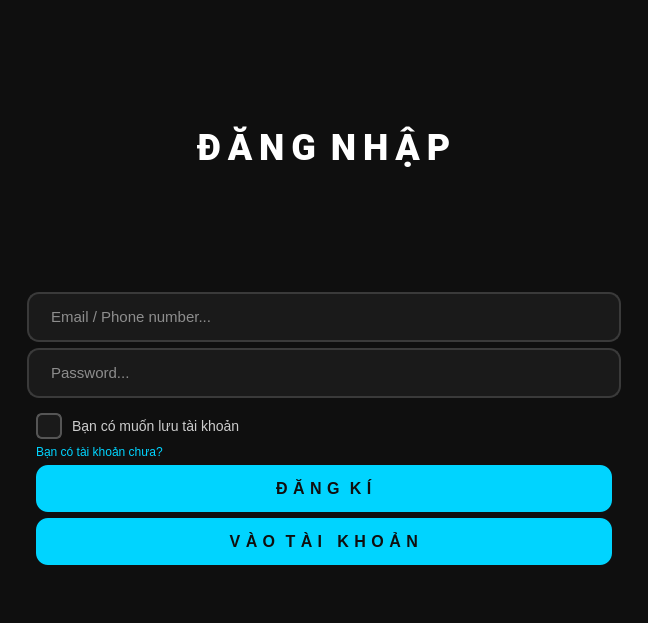
<?xml version="1.0" encoding="UTF-8"?>
<ui version="4.0">
 <class>MainWindow</class>
 <widget class="QMainWindow" name="MainWindow">
  <property name="geometry">
   <rect>
    <x>0</x>
    <y>0</y>
    <width>648</width>
    <height>623</height>
   </rect>
  </property>
  <property name="windowTitle">
   <string>MainWindow</string>
  </property>
  <property name="styleSheet">
   <string notr="true">/* ============================================= */
/*   STYLESHEET DARK MODERN - BUTTON ĐỒNG BỘ   */
/* ============================================= */

QMainWindow, QDialog, QWidget, QWidget#centralWidget, QWidget#widget {
    background-color: #0F0F0F !important;
}

/* ====================== LABEL ====================== */
QLabel {
    color: #E0E0E0;
    font-family: &quot;Segoe UI&quot;, &quot;Roboto&quot;, Arial, sans-serif;
}

QLabel#lblTitle {
    font-size: 36px;
    font-weight: 700;
    color: #FFFFFF;
    letter-spacing: -1px;
}

QLabel#lblQuestion {
    color: #00D4FF;
    font-size: 14.5px;
}

/* ====================== LINE EDIT ====================== */
QLineEdit {
    background-color: #1A1A1A;
    color: #FFFFFF;
    border: 2px solid #3A3A3A;
    border-radius: 12px;
    padding: 13px 16px;
    font-size: 15px;
}

QLineEdit:focus {
    border: 2px solid #00D4FF;
    background-color: #222222;
}

/* ====================== BUTTON ====================== */
QPushButton {
    border: none;
    border-radius: 12px;
    padding: 14px 20px;
    font-size: 16px;
    font-weight: 700;
    letter-spacing: 0.5px;
    transition: all 0.2s ease;
}

/* Nút chính (Đăng Nhập và Đăng Ký) - CÙNG MÀU */
QPushButton#btnLogin,
QPushButton#btnSignUp,
QPushButton#btnRegister {
    background-color: #00D4FF;
    color: #0F0F0F;
}

QPushButton#btnLogin:hover,
QPushButton#btnSignUp:hover,
QPushButton#btnRegister:hover {
    background-color: #00F0FF;
    transform: translateY(-2px);
    box-shadow: 0 8px 20px rgba(0, 212, 255, 0.35);
}

QPushButton#btnLogin:pressed,
QPushButton#btnSignUp:pressed,
QPushButton#btnRegister:pressed {
    background-color: #00B8D9;
    transform: translateY(1px);
}

/* Nếu có nút phụ (ví dụ nút &quot;Đăng Nhập&quot; ở trang đăng ký) */
QPushButton#btnLoginSecondary {   /* nếu mày đặt tên khác thì đổi lại */
    background-color: transparent;
    color: #FFFFFF;
    border: 2px solid #00D4FF;
}

QPushButton#btnLoginSecondary:hover {
    background-color: #00D4FF;
    color: #0F0F0F;
}

/* ====================== CHECKBOX ====================== */
QCheckBox {
    color: #CCCCCC;
    font-size: 14px;
    spacing: 10px;
}

QCheckBox::indicator {
    width: 22px;
    height: 22px;
    border: 2px solid #555555;
    border-radius: 6px;
    background-color: #1A1A1A;
}

QCheckBox::indicator:checked {
    background-color: #00D4FF;
    border: 2px solid #00D4FF;
}
/* ====================== MESSAGE BOX ====================== */
QMessageBox {
    background-color: #0F0F0F;
}

QMessageBox QLabel {
    color: #FFFFFF;
    font-size: 13px;
}

QMessageBox QPushButton {
    background-color: #FFFFFF;
    color: #0F0F0F;
    border: none;
    border-radius: 8px;
    padding: 8px 24px;
    min-width: 70px;
    font-weight: 700;
}

QMessageBox QPushButton:hover {
    background-color: #E0E0E0;
}

QMessageBox QPushButton:pressed {
    background-color: #CCCCCC;
}</string>
  </property>
  <widget class="QWidget" name="centralwidget">
   <layout class="QVBoxLayout" name="verticalLayout_2">
    <item>
     <widget class="QWidget" name="widget" native="true">
      <layout class="QVBoxLayout" name="verticalLayout">
       <item alignment="Qt::AlignHCenter">
        <widget class="QLabel" name="lblTitle">
         <property name="font">
          <font>
           <family>Segoe UI,Roboto,Arial,sans-serif</family>
           <pointsize>-1</pointsize>
           <weight>87</weight>
           <bold>true</bold>
          </font>
         </property>
         <property name="text">
          <string>Đ Ă N G  N H Ậ P</string>
         </property>
        </widget>
       </item>
       <item>
        <widget class="QWidget" name="widget_2" native="true">
         <layout class="QVBoxLayout" name="verticalLayout_3">
          <item>
           <widget class="QLineEdit" name="txtEmail">
            <property name="font">
             <font>
              <pointsize>-1</pointsize>
             </font>
            </property>
            <property name="placeholderText">
             <string> Email / Phone number...</string>
            </property>
           </widget>
          </item>
          <item>
           <widget class="QLineEdit" name="txtPassword">
            <property name="font">
             <font>
              <pointsize>-1</pointsize>
             </font>
            </property>
            <property name="echoMode">
             <enum>QLineEdit::Password</enum>
            </property>
            <property name="placeholderText">
             <string> Password...</string>
            </property>
           </widget>
          </item>
          <item>
           <widget class="QWidget" name="widget_3" native="true">
            <layout class="QVBoxLayout" name="verticalLayout_4">
             <item>
              <widget class="QCheckBox" name="ckSave">
               <property name="text">
                <string>Bạn có muốn lưu tài khoản</string>
               </property>
              </widget>
             </item>
             <item>
              <widget class="QLabel" name="lblQuestion">
               <property name="text">
                <string>Bạn có tài khoản chưa?</string>
               </property>
              </widget>
             </item>
             <item>
              <widget class="QPushButton" name="btnRegister">
               <property name="font">
                <font>
                 <pointsize>-1</pointsize>
                 <weight>87</weight>
                 <bold>true</bold>
                </font>
               </property>
               <property name="styleSheet">
                <string notr="true"/>
               </property>
               <property name="text">
                <string>Đ Ă N G  K Í</string>
               </property>
              </widget>
             </item>
             <item>
              <widget class="QPushButton" name="btnLogin">
               <property name="font">
                <font>
                 <pointsize>-1</pointsize>
                 <weight>87</weight>
                 <bold>true</bold>
                </font>
               </property>
               <property name="styleSheet">
                <string notr="true"/>
               </property>
               <property name="text">
                <string>V À O  T À I   K H O Ả N</string>
               </property>
              </widget>
             </item>
            </layout>
           </widget>
          </item>
         </layout>
        </widget>
       </item>
      </layout>
     </widget>
    </item>
   </layout>
  </widget>
  <widget class="QMenuBar" name="menubar">
   <property name="geometry">
    <rect>
     <x>0</x>
     <y>0</y>
     <width>648</width>
     <height>26</height>
    </rect>
   </property>
  </widget>
  <widget class="QStatusBar" name="statusbar"/>
 </widget>
 <resources/>
 <connections/>
</ui>
